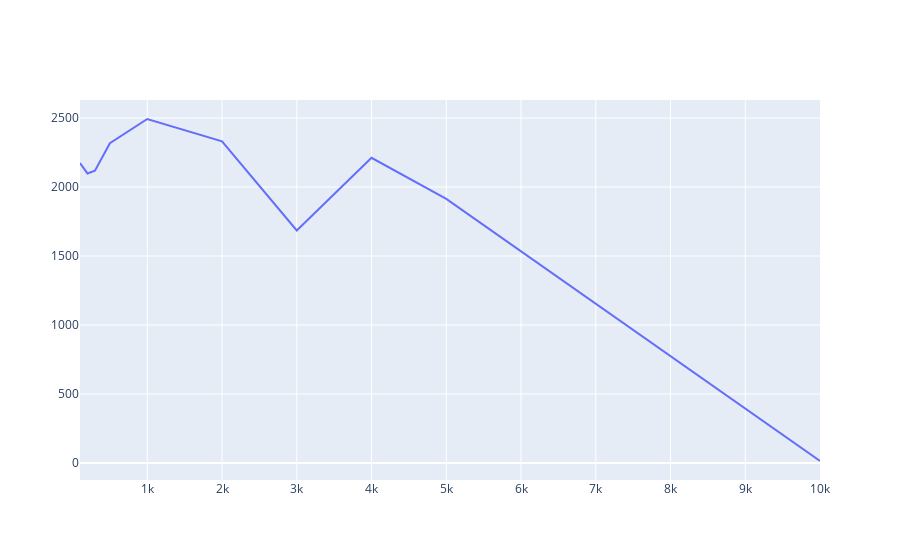

The cell this chart's notebook holds for it:
### Code cell
distance_line

### Figure 1 — Plotly figure (JSON) as saved in the notebook; plotly's stock layout.template omitted (floating-point values rounded to 4 significant figures)
{"data": [{"mode": "lines", "type": "scatter", "x": [100, 200, 300, 500, 1000, 2000, 3000, 4000, 5000, 10000], "y": [2174.0, 2098.0, 2119.0, 2317.0, 2493.0, 2331.0, 1685.0, 2211.0, 1914.0, 14.7]}], "layout": {}}
